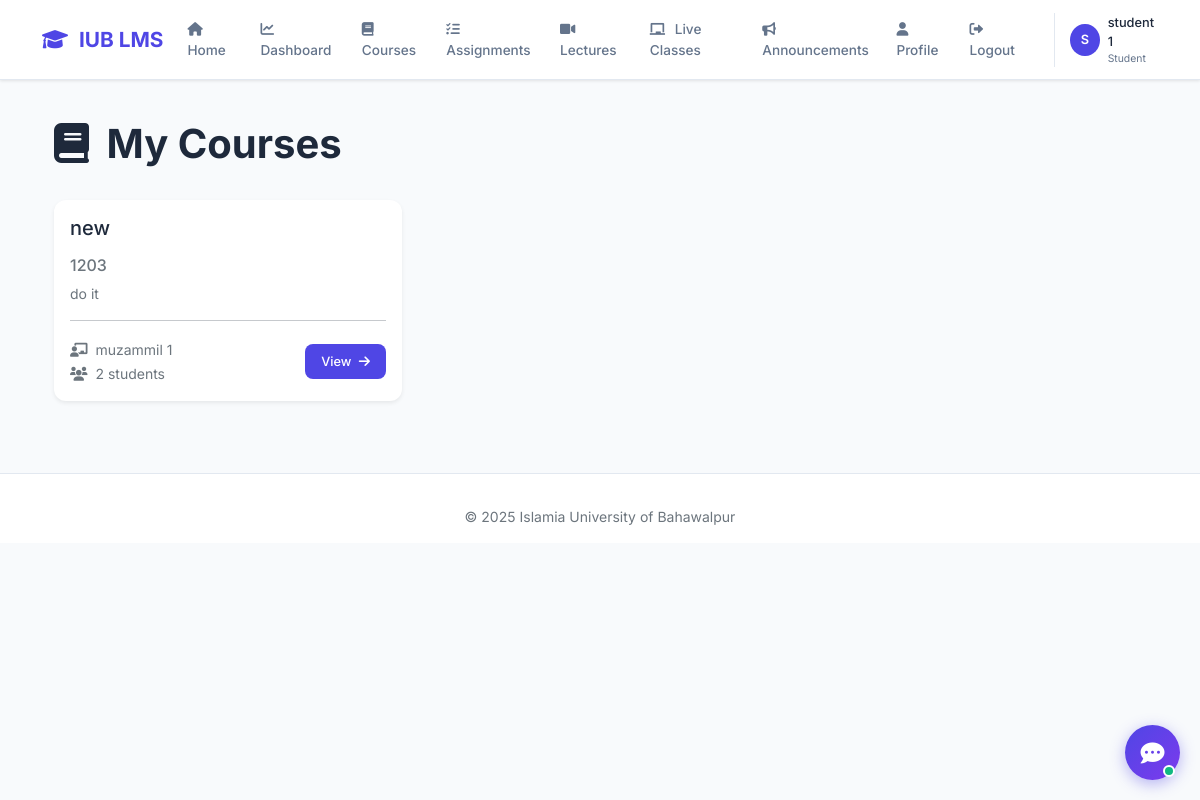
/courses/ (signed in), run on an earlier commit of the app's database.
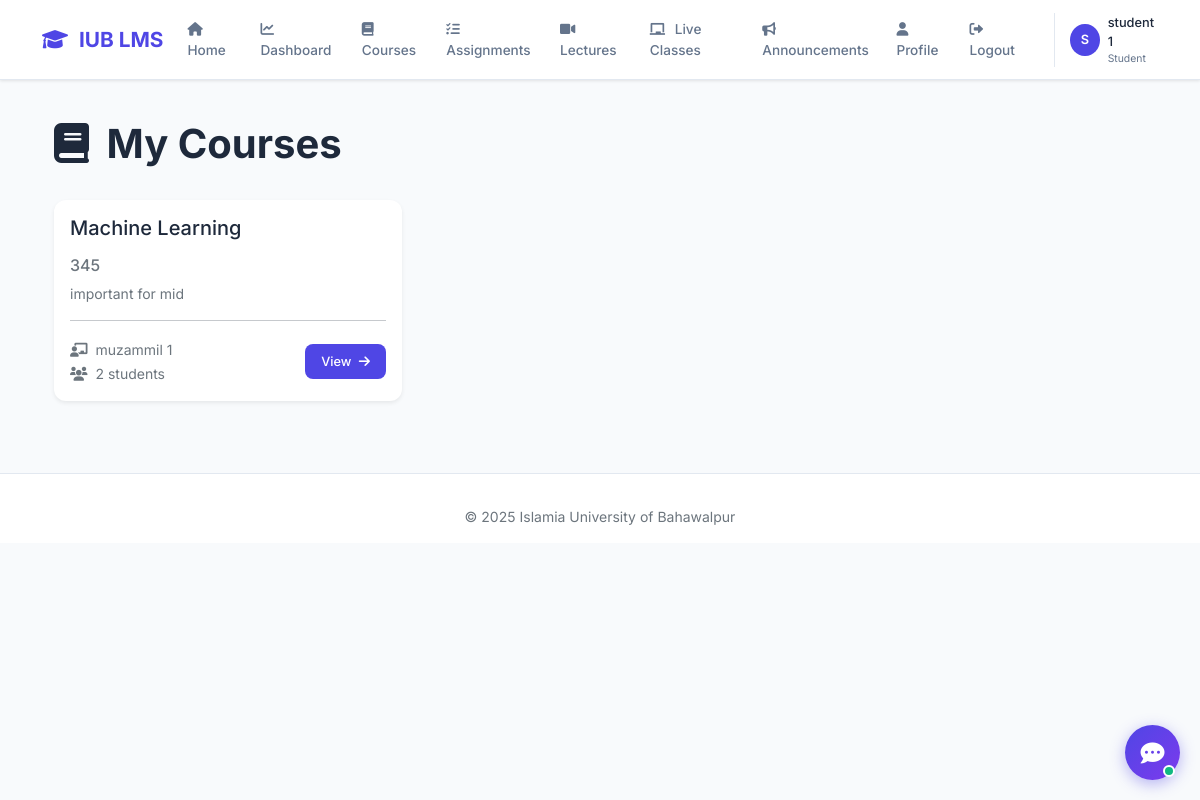
And on a later commit of the database.
### courses/models.py (models this page shows, shortened)
class Course(models.Model):
    course_id = models.CharField(max_length=20, unique=True)
    course_code = models.CharField(max_length=10)
    title = models.CharField(max_length=200)
    description = models.TextField()
    teacher = models.ForeignKey(settings.AUTH_USER_MODEL, on_delete=models.SET_NULL, null=True, limit_choices_to={'role': 'teacher'})
    students = models.ManyToManyField(settings.AUTH_USER_MODEL, related_name='enrolled_courses', blank=True, limit_choices_to={'role': 'student'})
    created_at = models.DateTimeField(auto_now_add=True)
    updated_at = models.DateTimeField(auto_now=True)
    is_active = models.BooleanField(default=True)
    def get_enrollment_count(self):
        return self.students.count()

### accounts/models.py (models this page shows, shortened)
class CustomUser(AbstractUser):
    ROLE_CHOICES = (
        ('admin', 'Admin'),
        ('teacher', 'Teacher'),
        ('student', 'Student'),
    )
    role = models.CharField(max_length=10, choices=ROLE_CHOICES, default='student')
    phone = models.CharField(max_length=15, blank=True)
    profile_pic = models.ImageField(upload_to='profile_pics/', blank=True, null=True)
    bio = models.TextField(max_length=500, blank=True)

### courses/views.py (the view)
# urls.py: path('', views.course_list, name='course_list'),
@login_required
def course_list(request):
    if request.user.role == 'admin':
        courses = Course.objects.all()
    elif request.user.role == 'teacher':
        courses = Course.objects.filter(teacher=request.user)
    else:
        courses = request.user.enrolled_courses.all()
    return render(request, 'courses/course_list.html', {'courses': courses})

### templates/courses/course_list.html (shortened to what this page needs)
{% extends 'base.html' %}
{% load static %}
{% block content %}
<div class="container py-4">
    <div class="d-flex justify-content-between align-items-center mb-4">
        <h1 class="fw-bold">
            <i class="fas fa-book me-2" style="color: var(--accent);"></i> My Courses
        </h1>
    </div>
    <div class="row g-4">
        {% for course in courses %}
        <div class="col-md-4">
            <div class="card h-100 border-0 shadow-sm">
                <div class="card-body">
                    <div class="d-flex justify-content-between align-items-start mb-2">
                        <h5 class="card-title">{{ course.title }}</h5>
                    </div>
                    <h6 class="text-muted mb-2">{{ course.course_code }}</h6>
                    <p class="card-text small text-muted">{{ course.description|truncatewords:20 }}</p>
                    <hr>
                    <div class="d-flex justify-content-between align-items-center">
                        <div>
                            <small class="text-muted">
                                <i class="fas fa-chalkboard-user me-1"></i>
                                {{ course.teacher.get_full_name|default:course.teacher.username|default:"Not assigned" }}
                            </small>
                            <br>
                            <small class="text-muted">
                                <i class="fas fa-users me-1"></i> {{ course.get_enrollment_count }} students
                            </small>
                        </div>
                        <a href="{% url 'course_detail' course.id %}" class="btn btn-primary btn-sm">
                            View <i class="fas fa-arrow-right ms-1"></i>
                        </a>
                    </div>
                </div>
            </div>
        </div>
        {% endfor %}
    </div>
</div>
{% endblock %}

What changed in the data, as far as the page shows it:
removed Course: title "new", course_code "1203", description "do it", teacher.get_full_name "muzammil 1", get_enrollment_count "2"
added Course: title "Machine Learning", course_code "345", description "important for mid", teacher.get_full_name "muzammil 1", get_enrollment_count "2"
